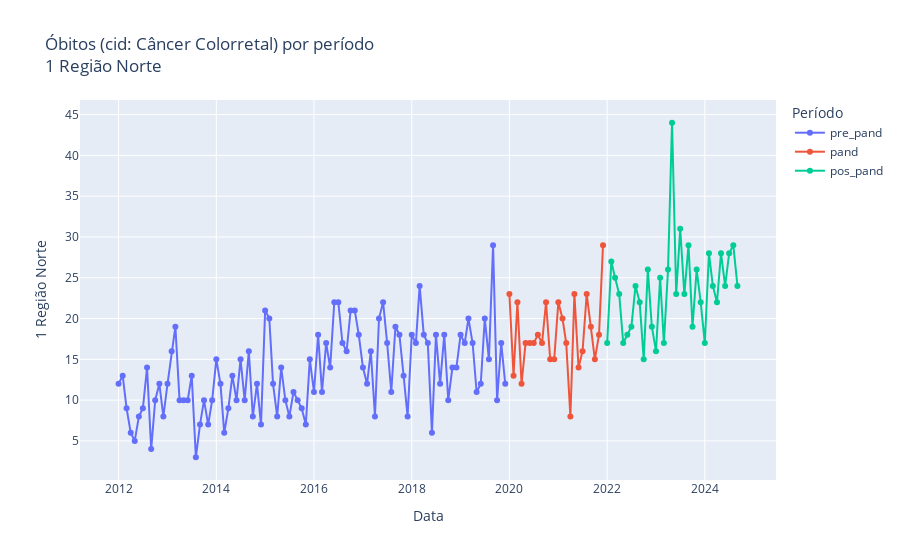
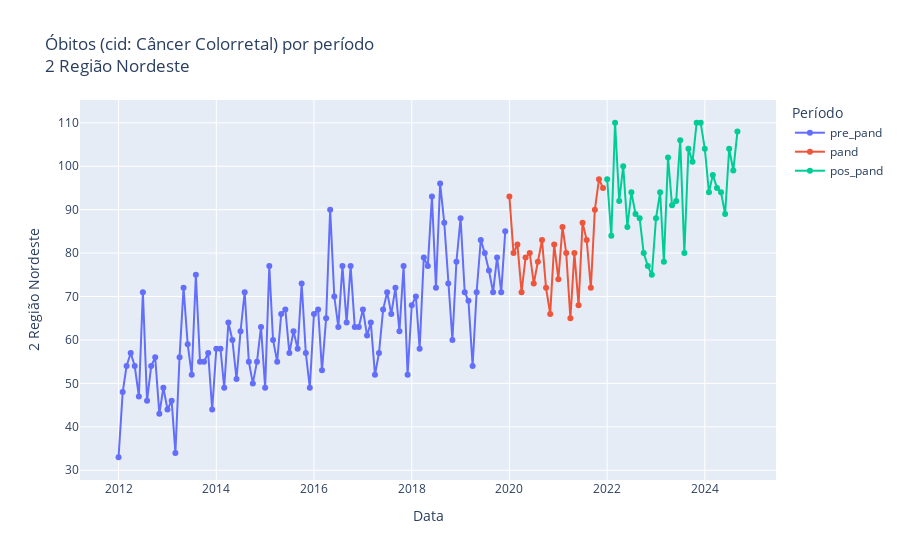
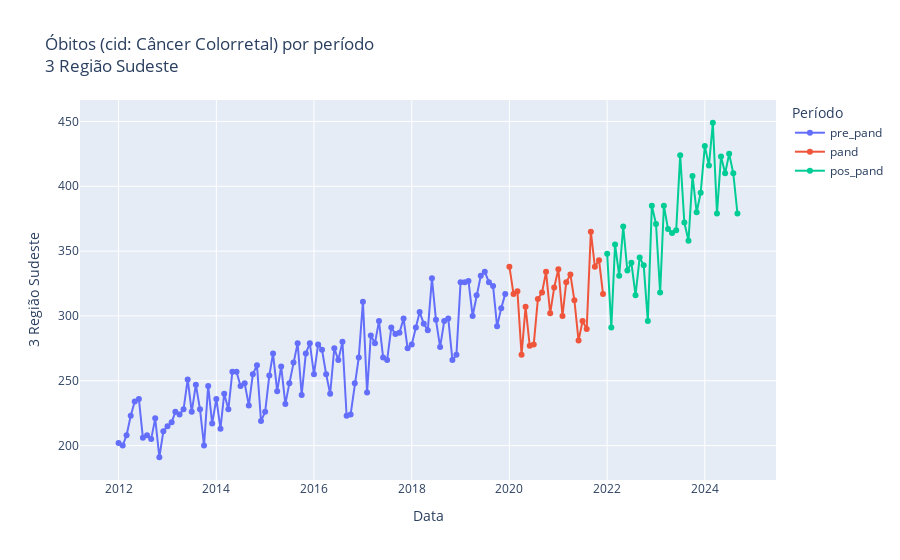
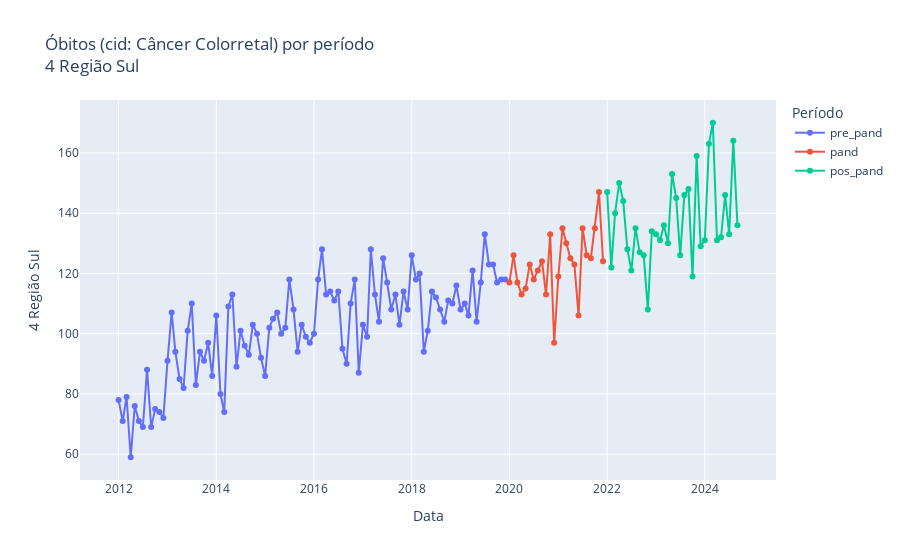

The notebook cell saved with these charts, in order:
### Code cell
for column in columns[1:]:
    fig = px.line(formated_df, x='Data', y=column, color='Período', markers=True, title=f"Óbitos (cid: Câncer Colorretal) por período <br>{column}")
    fig.show()
